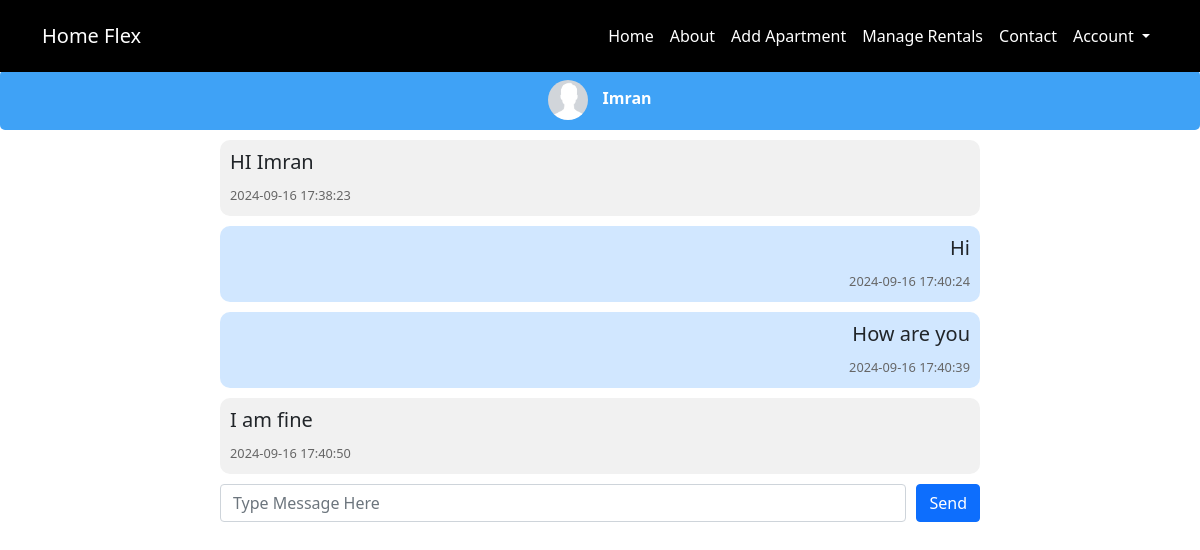
/message.php?ed=2&sd=1 (signed in), run on the app's committed database.
### tables this page shows
CREATE TABLE `owner` (
  `owner_id` int(11) NOT NULL,
  `user_id` int(11) DEFAULT NULL,
  `username` varchar(100) DEFAULT NULL,
  `phone_num` int(11) DEFAULT NULL
);

CREATE TABLE `conversation` (
  `conversation_id` int(11) NOT NULL,
  `from_` int(11) NOT NULL,
  `to_` int(11) NOT NULL,
  `message` varchar(1000) NOT NULL,
  `send_at` timestamp NOT NULL DEFAULT current_timestamp()
);

### message.php (the view, shortened to what this page needs)
<!DOCTYPE html>
<html lang="en">
<head>
    <link rel="stylesheet" href="index.css">
    <link rel="stylesheet" href="css/bootstrap.min.css">
    <link rel="stylesheet" href="https://cdnjs.cloudflare.com/ajax/libs/font-awesome/6.5.2/css/all.min.css" />
</head>
<body>
    <?php
    include "dbconfig.php";
    include "navbar.php";
    ?>
    <br> <br> <br> <br> <br>
    <div class="username-section">
        <?php
        if ($_GET['ed'] == 0)
            $receiver_id = $_SESSION['user_id_'];
        else if (isset($_GET['sd']) && $_GET['sd'] == 1)
            $receiver_id = $_GET['ed'];
        else
            $receiver_id = $_SESSION['user_id__'];
        $sql ="SELECT * from users where user_id='$receiver_id'";
        $res = $conn -> query($sql);
        $row_ = $res ->fetch_assoc();
        if($row_['account_type'] == 'Owner') $sql1 ="SELECT * from owner where user_id='$receiver_id'";
        else $sql1 = "SELECT * from resident where user_id='$receiver_id'";
        $res1 = $conn -> query($sql1);
        $row__ = $res1->fetch_assoc();
        ?>
        <img src="./img/profile.png" alt="User Avatar" class="user-avatar">
        <strong><?php echo $row__['username']?></strong>
    </div>
    <div class="chat-container">
        <div class="chat-messages">
            <?php
            $sender_id = $_SESSION['user_id'];
            if ($_GET['ed'] == 0)
                $receiver_id = $_SESSION['user_id_'];
            else if (isset($_GET['sd']) && $_GET['sd'] == 1)
                $receiver_id = $_GET['ed'];
            else
                $receiver_id = $_SESSION['user_id__'];
            $sql1 = "SELECT * from conversation where (from_ = '$sender_id' AND to_ = '$receiver_id') OR (to_ = '$sender_id' AND from_ = '$receiver_id')";
            $result1 = $conn->query($sql1);
            while ($row = mysqli_fetch_assoc($result1)) {
            ?>
                <div class="message-box <?php echo $row['from_'] == $sender_id ? 'message-sent' : 'message-received'; ?>">
                    <h5><?php echo $row['message']; ?></h5>
                    <small class="message-time"><?php echo $row['send_at']; ?></small>
                </div>
            <?php
            }
            ?>
        </div>
        <form method="POST" action="" class="chat-form">
            <input type="text" name="message" class="form-control" placeholder="Type Message Here" required>
            <button type="submit" class="btn btn-primary" name="submit">Send</button>
        </form>
    </div>
</body>
</html>

### index.css (style rules this page uses)
body { line-height: 1.5; font-family: 'Poppins', sans-serif; }
* { margin:0; padding:0; box-sizing: border-box; }
body, html { height: 100%; margin: 0; }
.user-avatar { width: 40px; height: 40px; border-radius: 50%; object-fit: cover; margin-right: 10px; }
.chat-container { max-width: 800px; margin: 0 auto; padding: 20px; }
.message-box { padding: 10px; border-radius: 10px; margin-bottom: 10px; }
.message-sent { background-color: #d1e7ff; text-align: right; }
.message-received { background-color: #f1f1f1; }
.message-time { font-size: 0.8rem; color: #666; }
.chat-form { display: flex; justify-content: space-between; align-items: center; }
.chat-form input[type="text"] { flex: 1; margin-right: 10px; }
.username-section { position: fixed; top: 70px; width: 100%; background-color: #3FA2F6; color: white; padding: 10px; text-align: center; margin-bottom: 20px; border-radius: 5px; z-index: 1020; }

### data on the page
owner: username "Imran"
conversation: message "HI Imran", send_at "2024-09-16 17:38:23"
conversation: message "Hi", send_at "2024-09-16 17:40:24"
conversation: message "How are you", send_at "2024-09-16 17:40:39"
conversation: message "I am fine", send_at "2024-09-16 17:40:50"
